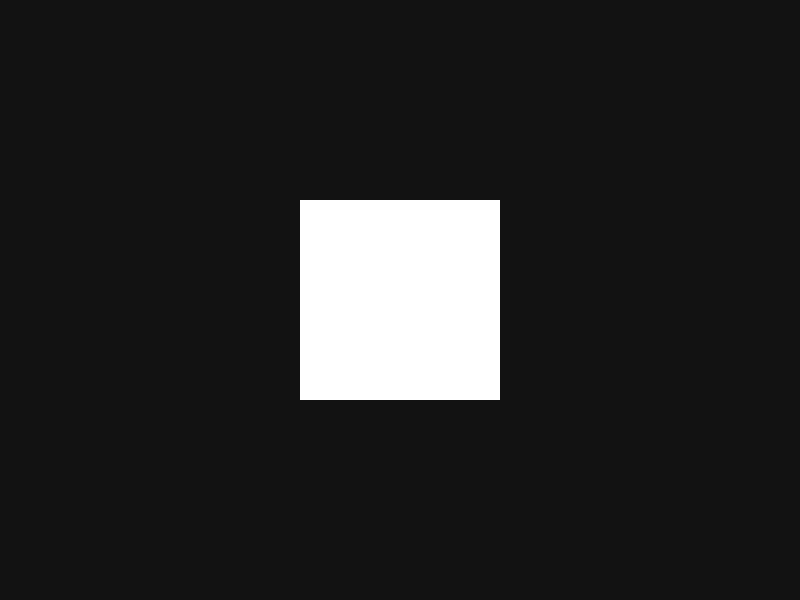
Frame 1 (no input)
Frame 60 (the mouse pressed at the canvas centre just before this capture): identical to frame 1, image omitted
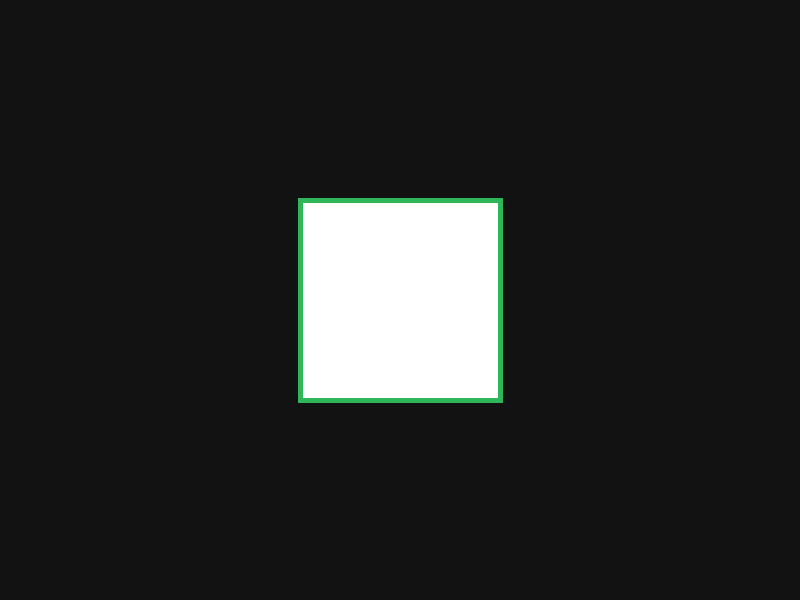
Frame 120 (the mouse held since frame 60 and released just before this capture)

The Processing sketch that drew these frames (run headless with seeded random() and noise(); from frame 60 on, the mouse is pressed at the canvas centre):

// Processing sketch: drag_16_04_22
// ── drag_16_04_22.pde
boolean locked = false;

float x, y;

float radius;

void setup(){
  size(800, 600);
  rectMode(RADIUS);
  x = width / 2;
  y = height / 2;
  radius = 100;
}

void draw(){
  background(#121212);
  
  // Check is mouse inside rect
  if ((mouseX > x-radius && mouseX < x+radius) && (mouseY > y-radius && mouseY < y+radius)){
    locked = true;
    strokeWeight(5);
    stroke(#2fb55a);
  }
  else{
    fill(#FFFFFF);
    locked = false;
    noStroke();
  }
  
  rect(x, y, radius, radius);
  
}


void mouseDragged(){
  if(locked) {
    fill(0);
    x = mouseX;
    y = mouseY;
  }
}
